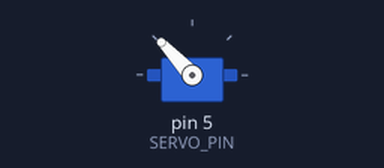
Simulated run of this sketch. Board: Arduino Uno, built with avr-gcc and run on an emulated ATmega328P. Shown: servo. What the sketch prints to the serial monitor is not drawn.

Above: at 3.05 s.
At 3.7 s:
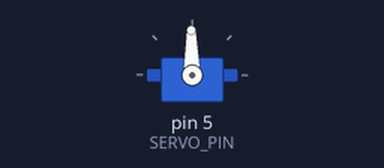
At 4.35 s:
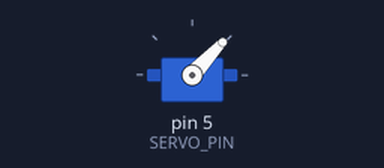
At 5.65 s:
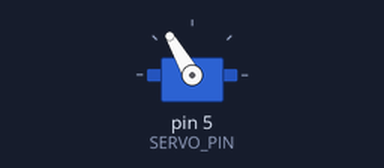
Timing chart, 0 to 9.8 s (numbered marks = the images above):
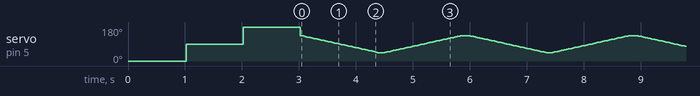

The sketch:

servo_handwave.ino
```cpp
/*
 * Servo Handwave for Arduino Uno with Grove Base Shield
 *
 * Hardware:
 * - Arduino Uno
 * - Grove Base Shield
 * - Servo Motor (connected via Grove Servo cable or directly)
 *
 * Connections (Grove Base Shield):
 * - Servo: Connect to Grove port D5 (or use servo signal wire to pin 5)
 *
 * Behavior:
 * - Starts at 0 degrees
 * - Moves to 90 degrees
 * - Moves to 180 degrees
 * - Then continuously waves back and forth like a hand wave
 */

#include <Servo.h>

// Pin definition
#define SERVO_PIN 5    // Servo connected to Grove port D5

// Servo object
Servo myServo;

// Wave settings
int waveSpeed = 15;    // Delay between movements (ms) - lower = faster
int waveMin = 45;      // Minimum angle for wave
int waveMax = 135;     // Maximum angle for wave

void setup() {
  // Initialize serial communication for debugging
  Serial.begin(9600);
  Serial.println("Servo Handwave");
  Serial.println("==============");

  // Attach servo to pin
  myServo.attach(SERVO_PIN);

  // Initial sequence: 0 -> 90 -> 180
  Serial.println("Starting initial sequence...");

  // Start at 0 degrees
  Serial.println("Moving to 0 degrees");
  myServo.write(0);
  delay(1000);

  // Move to 90 degrees
  Serial.println("Moving to 90 degrees");
  myServo.write(90);
  delay(1000);

  // Move to 180 degrees
  Serial.println("Moving to 180 degrees");
  myServo.write(180);
  delay(1000);

  Serial.println("Starting handwave loop!");
}

void loop() {
  // Wave from max to min (like waving hand down)
  for (int angle = waveMax; angle >= waveMin; angle--) {
    myServo.write(angle);
    delay(waveSpeed);
  }

  // Small pause at the end of wave
  delay(100);

  // Wave from min to max (like waving hand up)
  for (int angle = waveMin; angle <= waveMax; angle++) {
    myServo.write(angle);
    delay(waveSpeed);
  }

  // Small pause at the end of wave
  delay(100);
}
```
